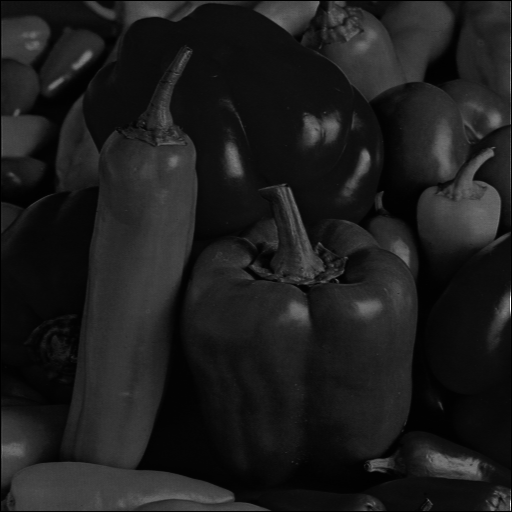
//> input picture ImageProcessing/LenaTest/peppers_sotet.bmp, 512 x 512 px
$ ./Konvolucio peppers_sotet.bmp   (built with g++ and OpenCV 4)
//> lines starting //> are read from the running program, lines starting //| are printed output that depends on the picture; after the words box and inside, x2 and y2 are one past the last pixel; in counts of white or black regions, pixels touching at a corner belong together
#include <opencv2/highgui.hpp>
#include <opencv2/imgcodecs.hpp>
#include <opencv2/imgproc.hpp>
#include <iostream>
#include <vector>
#include <sstream>
#include <algorithm>

using namespace std;
using namespace cv;

int main(int argc, char** argv) {
    CommandLineParser parser(argc, argv, "{@input | input.jpg | input image}");
    Mat kep = imread(samples::findFile(parser.get<String>("@input")), IMREAD_COLOR);
//> kep is the input picture: 512 rows x 512 cols, CV_8UC3; min 0, max 251, mean 28.8

    Mat szurkeSkalas;
    cvtColor(kep, szurkeSkalas, COLOR_BGR2GRAY);

    int hisztogramMeret = 256;
    float range[] = { 0, 256 };
    const float* hisztogramRange = { range };

    Mat hisztogram;
    calcHist(&szurkeSkalas, 1, 0, Mat(), hisztogram, 1, &hisztogramMeret, &hisztogramRange, true, false);
//> hisztogram = 256 values, max 11589 at index 13, min 0 at index 70, mean 1024

    int hisztogramSzelesseg = 512;
    int hisztogramMagassag = 400;
    int oszlopSzelesseg = cvRound((double)hisztogramSzelesseg / hisztogramMeret);

    Mat hisztogramKep(hisztogramMagassag, hisztogramSzelesseg, CV_8UC3, cv::Scalar(0, 0, 0));

    normalize(hisztogram, hisztogram, 0, hisztogramKep.rows, NORM_MINMAX, -1, Mat());
//> hisztogram = 256 values, max 400 at index 13, min 0 at index 70, mean 35.34

    for (int i = 1; i < hisztogramMeret; i++)
    {
        line(hisztogramKep, cv::Point(oszlopSzelesseg * (i - 1), hisztogramMagassag - cvRound(hisztogram.at<float>(i - 1))),
            Point(oszlopSzelesseg * (i), hisztogramMagassag - cvRound(hisztogram.at<float>(i))),
            cv::Scalar(255, 255, 255), 2, 8, 0);
    }
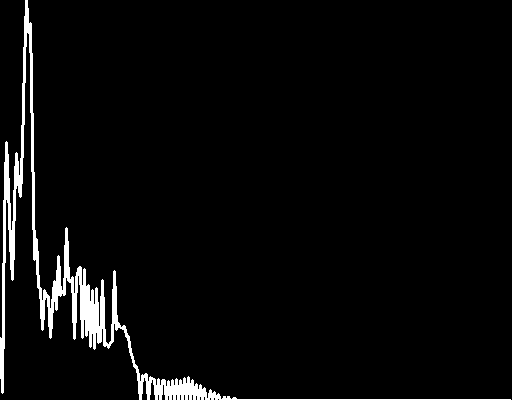
//> hisztogramKep: 400 rows x 512 cols, CV_8UC3; 3.8% white; 1 white region, box (x1, y1, x2, y2) and area: (0, 0, 511, 400) 7794

    Mat alap = szurkeSkalas.clone();
    imshow("Elotte", szurkeSkalas);
    imshow("Konvolucio Elotte Histogram", hisztogramKep);

    Size meret = alap.size();
//> meret = Size(512, 512)
    int magassag = meret.height;
//> magassag = 512
    int szelesseg = meret.width;
//> szelesseg = 512
    Mat utanaKep = alap.clone();

    Mat kernel = (Mat_<double>(3, 3) << 1.0 / 3.0, 2.0 / 3.0, 1.0 / 3.0
        , 0, 0, 0
        , -1.0 / 3.0, -2.0 / 3.0, -1.0 / 3.0);

    int size = 5;
    double gauss[5][5];
    int sideStep = (size - 1) / 2;
    int kernelSugar = ((kernel.size().height - 1) / 2);

    for (int z = 0; z < 1; z++)
    {
        for (int i = 0; i < magassag - (2 * kernelSugar); i++) {
            for (int j = 0; j < szelesseg - (2 * kernelSugar); j++) {
                double sum = 0;
                for (int k = 0; k < 2 * kernelSugar + 1; k++) {
                    for (int l = 0; l < 2 * kernelSugar + 1; l++) {
                        if ((i + k < magassag - 1 && i + k >= 0) || (j + l < szelesseg - 1 && j + l >= 0)) {
                            sum += (double)alap.at<unsigned char>(i + k, j + l) * kernel.at<double>(k, l);
                        }
                    }
                }
                utanaKep.at<unsigned char>(i + kernelSugar, j + kernelSugar) = (unsigned char)abs(sum);
            }
        }
        alap = utanaKep.clone();
    }
//> this loop made 1 pass
//> pass 1, `alap = utanaKep.clone();`:
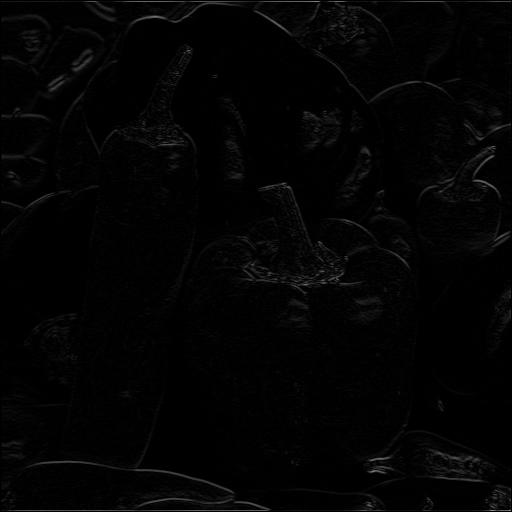
//> alap: 512 rows x 512 cols, CV_8UC1; min 0, max 145, mean 3.4
    Mat szethuzottHisztogram;
    calcHist(&szurkeSkalas, 1, 0, Mat(), szethuzottHisztogram, 1, &hisztogramMeret, &hisztogramRange, true, false);
//> szethuzottHisztogram = 256 values, max 11589 at index 13, min 0 at index 70, mean 1024

    Mat szethuztottHisztogramKep(hisztogramMagassag, hisztogramSzelesseg, CV_8UC3, cv::Scalar(0, 0, 0));
    normalize(szethuzottHisztogram, szethuzottHisztogram, 0, szethuztottHisztogramKep.rows, NORM_MINMAX, -1, Mat());
//> szethuzottHisztogram has the same summary as hisztogram

    for (int i = 1; i < hisztogramMeret; i++)
    {
        line(szethuztottHisztogramKep, cv::Point(oszlopSzelesseg * (i - 1), hisztogramMagassag - cvRound(szethuzottHisztogram.at<float>(i - 1))),
            Point(oszlopSzelesseg * (i), hisztogramMagassag - cvRound(hisztogram.at<float>(i))),
            cv::Scalar(255, 255, 255), 2, 8, 0);
    }

    imshow("Konvulucio Utan Histogram", szethuztottHisztogramKep);
    imshow("Konvulucio Utan", utanaKep);

    waitKey();

    return EXIT_SUCCESS;
}
